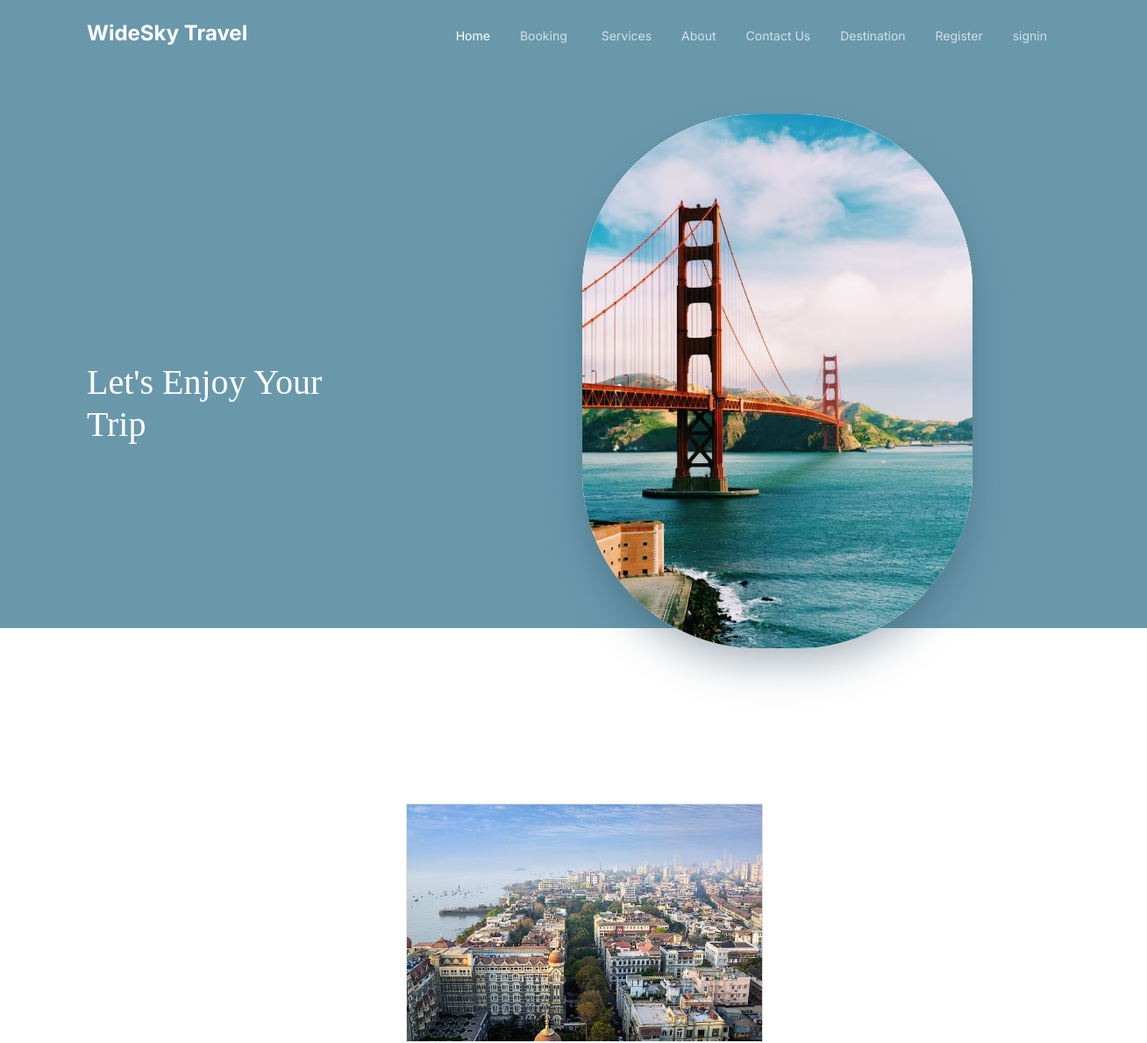
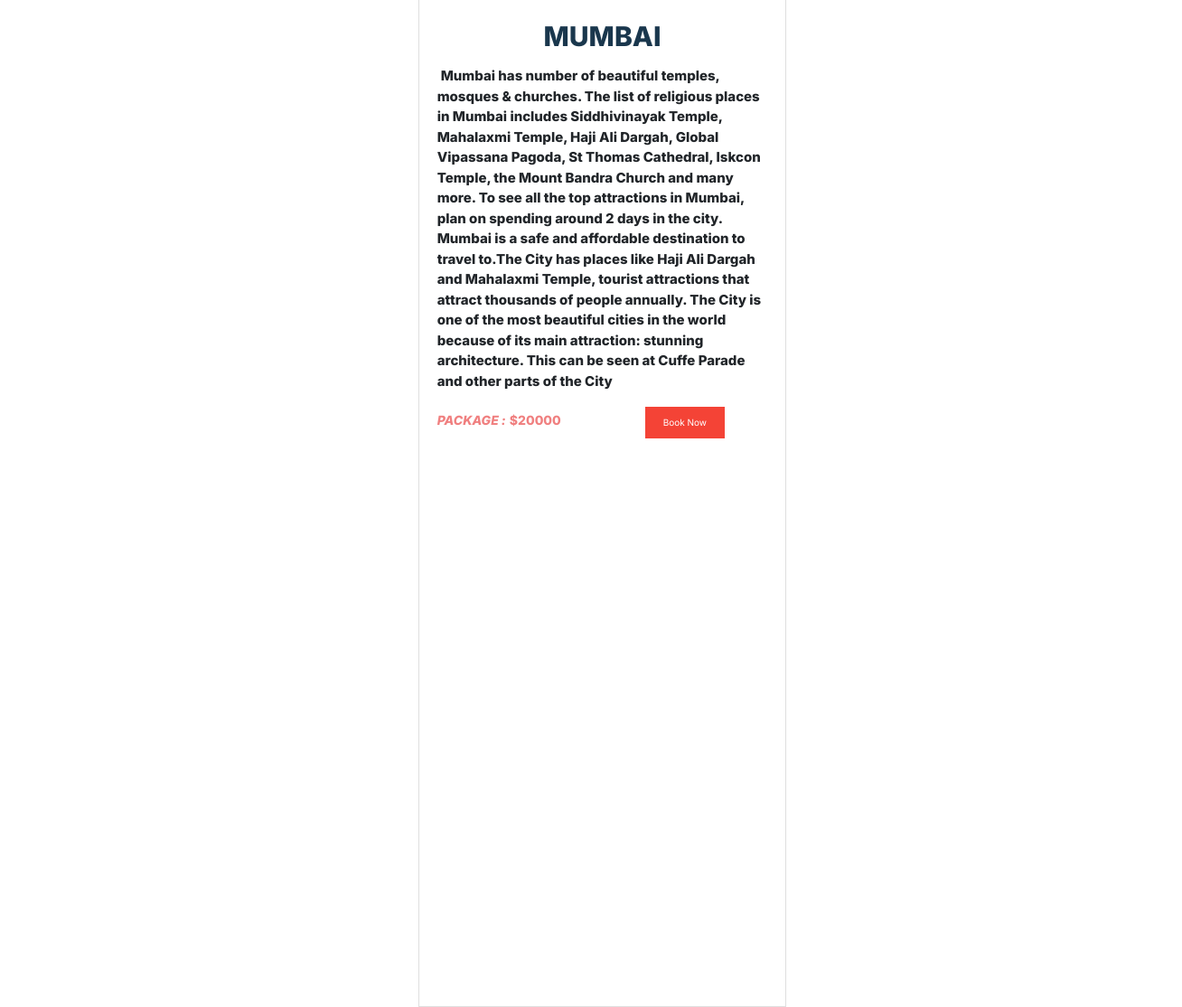
Page /singledest_fn/6 on the committed database (2 pictures, top to bottom).
### tourismapp/models.py (models this page shows)
class addproductdb(models.Model):
    name=models.CharField(max_length=50,null=True,blank=True)
    pn=models.CharField(max_length=50,null=True,blank=True)
    pr=models.IntegerField(null=True,blank=True)
    ds= models.CharField(max_length=50, null=True, blank=True)
    pi=models.ImageField(upload_to='pr cosmetics',null=True,blank=True)

### userapp/views.py (the view)
# urls.py: path('singledest_fn/<int:dataid>',views.singledest_fn,name='singledest_fn'),
def singledest_fn(req,dataid):
        dest = addproductdb.objects.get(id=dataid)
        return render(req, 'singledestination.html',{'dest':dest})

### userapp/templates/singledestination.html (shortened to what this page needs)
<!doctype html>
{% load static %}
<html lang="en">
<head>
	<link rel="stylesheet" href="{% static 'new/css/bootstrap.min.css' %}">
	<link rel="stylesheet" href="{% static 'new/css/owl.carousel.min.css' %}">
	<link rel="stylesheet" href="{% static 'new/css/owl.theme.default.min.css' %}">
	<link rel="stylesheet" href="{% static 'new/css/jquery.fancybox.min.css' %}">
	<link rel="stylesheet" href="{% static 'new/fonts/icomoon/style.css' %}">
	<link rel="stylesheet" href="{% static 'new/fonts/flaticon/font/flaticon.css' %}">
	<link rel="stylesheet" href="{% static 'new/css/daterangepicker.css' %}">
	<link rel="stylesheet" href="{% static 'new/css/aos.css' %}">
	<link rel="stylesheet" href="{% static 'new/css/style.css' %}">
</head>
<body>
	<nav class="site-nav">
		<div class="container">
			<div class="site-navigation">
				<a href="index.html" class="logo m-0">WideSky Travel </a>
				<ul class="js-clone-nav d-none d-lg-inline-block text-left site-menu float-right">
					<li class="active"><a href="{% url 'homepage_fn' %}">Home</a></li>
					<li class="has-children">
						<a href="{% url 'booking_fn' %}">Booking</a>
					</li>
					<li><a href="services.html">Services</a></li>
					<li><a href="{% url 'about_fn' %}">About</a></li>
					<li><a href="{% url 'contact_fn' %}">Contact Us</a></li>
					<li><a href="{% url 'destination_page' %}">Destination</a></li>
					<li>
                           {% if request.session.username %}
                           <a href="">{{request.session.username}}</a>
                           <a href="{% url 'userlogout'%}">/Logout</a>
                           {% else %}
                           <li>  <a href="{% url 'registration_fn' %}">Register</a></li>
                           <li>  <a href="{% url 'registration_fn' %}">signin</a></li>
                           {% endif %}
                           </li>
				</ul>
			</div>
		</div>
	</nav>
	<div class="hero">
		<div class="container">
			<div class="row align-items-center">
				<div class="col-lg-7">
					<div class="intro-wrap">
							<h1 class="mb-5" style="margin-top:300px; font-size:40px;color:white;" ><span class="d-block">Let's Enjoy Your</span> Trip </h1>
					</div>
				</div>
				<div class="col-lg-5">
					<div class="slides">
						<img src="{% static 'new/images/hero-slider-1.jpg' %}" alt="Image" class="img-fluid active">
					</div>
				</div>
			</div>
		</div>
	</div>
<div class="row justify-content-center" style="margin-left:10px;height:200px;">
  <div class="col-lg-4 col-sm-6 mb-5">
    <div class="card p-0  rounded-0 "  style="margin-top:100px;">
      <img  src="{{dest.pi.url}}" alt="course thumb">
      <div class="card-body">
        <ul class="list-inline mb-2">
            <div style="text-align:center;">
            <li class="list-inline-item" style="font-weight:800 ;font-size:30px;" ><a class="text-color" style="text-align:center;" >{{dest.name}}</a></li>
            </div>
            <div style="margin-top:10px;">
            <li class="list-inline-item" style="font-weight:800; font-size:15px">{{dest.ds}}</li>
                  </div>
<div>
          <li class="list-inline-item" style="font-weight:400">{{d.Cdes}}</li>
</div>
            <div style="color:rgb(240, 128, 128);">
          <li class="list-inline-item"   style="font-weight:800"><i class="ti-calendar mr-1 text-color"> PACKAGE :</i>$20000</li>
            </div>
			<div class="" style="margin-top:-70px;width:800px;margin-left:50px;margin-top:-20px;">
                                    <a href="{% url 'booking_fn' %}"><button type="submit" style="background-color: #f44336; border: none;
  color: white;
  padding: 10px 20px;font-size: 10px;
  margin-bottom:600px;
  cursor: pointer;margin-left:180px;margin-top:40px;margin-top:-100px;"  >Book Now</button></a>
					</div>
        </ul>
	  </div>
	</div>
  </div>
</div>
</body>
</html>

### userapp/static/new/css/style.css (style rules this page uses)
body { font-family: "Inter", sans-serif; line-height: 1.5; background: #ffffff; overflow-x: hidden; font-size: 14px; }
body:before { content: ""; position: fixed; top: 0; left: 0; z-index: 99; right: 0; bottom: 0; background: rgba(0, 0, 0, 0.2); opacity: 0; visibility: hidden; -webkit-transition: .3s all ease; -o-transition: .3s all ease; transition: .3s all ease; }
a { color: #1A374D; -webkit-transition: .3s all ease; -o-transition: .3s all ease; transition: .3s all ease; }
h1, .h1, h2, .h2, h3, .h3, h4, .h4 { font-family: "Source Serif Pro", serif; }
.logo { font-size: 24px; color: #ffffff; font-weight: 700; }
.site-nav { position: absolute; top: 0; z-index: 9; width: 100%; }
.site-nav { padding-top: 20px; padding-bottom: 20px; }
.site-nav .site-navigation .site-menu { margin-bottom: 0; }
.site-nav .site-navigation .site-menu > li { display: inline-block; }
.site-nav .site-navigation .site-menu > li > a { font-size: 14px; padding: 10px 15px; display: inline-block; text-decoration: none !important; color: rgba(255, 255, 255, 0.7); }
.site-nav .site-navigation .site-menu > li.active > a { color: #ffffff; }
.site-nav .site-navigation .site-menu .has-children { position: relative; }
.site-nav .site-navigation .site-menu .has-children > a { position: relative; padding-right: 20px; }
.site-nav .site-navigation .site-menu .has-children > a:before { position: absolute; content: "\e313"; font-size: 14px; top: 50%; right: 0; -webkit-transform: translateY(-50%); -ms-transform: translateY(-50%); transform: translateY(-50%); font-family: 'icomoon'; }
.hero { padding: 7rem 0 10rem 0; background: #6998AB; margin-bottom: 100px; }
.hero h1 { color: #ffffff; font-size: 60px; }
.hero .intro-wrap { position: relative; z-index: 1; }
.hero .slides { background: #ffffff; max-width: 800px; left: -100px; z-index: 0; position: relative; border-radius: 200px; -webkit-box-shadow: 0 25px 50px -10px rgba(26, 55, 77, 0.4); box-shadow: 0 25px 50px -10px rgba(26, 55, 77, 0.4); height: 608px; margin-bottom: -200px; }
.hero .slides img { position: absolute; border-radius: 200px; opacity: 0; -webkit-transition: 4s opacity ease; -o-transition: 4s opacity ease; transition: 4s opacity ease; background: #ffffff; }
.hero .slides img.active { opacity: 1; z-index: 1; }

### rows in the picture
addproductdb: pi (picture), name "MUMBAI", ds "Mumbai has number of beautiful temples, mosques & churches. The list of religious places in Mumbai includes Siddhivinayak Temple, Mahalaxmi Temple, Haji Ali Dargah, Global Vipassana Pagoda, St Thomas Cathedral, Iskcon Temple, the Mount Bandra Church and many more. To see all the top attractions in Mumbai, plan on spending around 2 days in the city. Mumbai is a safe and affordable destination to travel to.The City has places like Haji Ali Dargah and Mahalaxmi Temple, tourist attractions that attract thousands of people annually. The City is one of the most beautiful cities in the world because of its main attraction: stunning architecture. This can be seen at Cuffe Parade and other parts of…"
